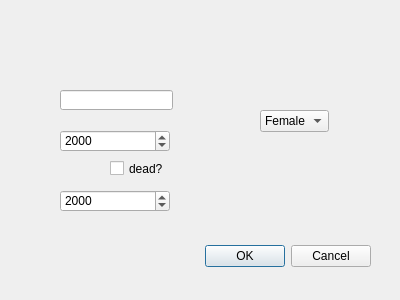
<?xml version="1.0" encoding="UTF-8"?>
<ui version="4.0">
 <class>EditScientistDialog</class>
 <widget class="QDialog" name="EditScientistDialog">
  <property name="geometry">
   <rect>
    <x>0</x>
    <y>0</y>
    <width>400</width>
    <height>300</height>
   </rect>
  </property>
  <property name="windowTitle">
   <string>Dialog</string>
  </property>
  <widget class="QDialogButtonBox" name="buttonBox">
   <property name="geometry">
    <rect>
     <x>30</x>
     <y>240</y>
     <width>341</width>
     <height>32</height>
    </rect>
   </property>
   <property name="orientation">
    <enum>Qt::Horizontal</enum>
   </property>
   <property name="standardButtons">
    <set>QDialogButtonBox::Cancel|QDialogButtonBox::Ok</set>
   </property>
  </widget>
  <widget class="QComboBox" name="comboBox">
   <property name="geometry">
    <rect>
     <x>260</x>
     <y>110</y>
     <width>69</width>
     <height>22</height>
    </rect>
   </property>
   <item>
    <property name="text">
     <string>Female</string>
    </property>
   </item>
   <item>
    <property name="text">
     <string>Male</string>
    </property>
   </item>
  </widget>
  <widget class="QLineEdit" name="Name_Edit">
   <property name="geometry">
    <rect>
     <x>60</x>
     <y>90</y>
     <width>113</width>
     <height>20</height>
    </rect>
   </property>
  </widget>
  <widget class="QDateEdit" name="Birth_Year_Edit">
   <property name="geometry">
    <rect>
     <x>60</x>
     <y>130</y>
     <width>110</width>
     <height>22</height>
    </rect>
   </property>
   <property name="displayFormat">
    <string>yyyy</string>
   </property>
  </widget>
  <widget class="QDateEdit" name="Death_Year_Edit">
   <property name="geometry">
    <rect>
     <x>60</x>
     <y>190</y>
     <width>110</width>
     <height>22</height>
    </rect>
   </property>
   <property name="displayFormat">
    <string>yyyy</string>
   </property>
  </widget>
  <widget class="QCheckBox" name="checkBox">
   <property name="geometry">
    <rect>
     <x>110</x>
     <y>160</y>
     <width>70</width>
     <height>17</height>
    </rect>
   </property>
   <property name="text">
    <string>dead?</string>
   </property>
  </widget>
 </widget>
 <resources/>
 <connections>
  <connection>
   <sender>buttonBox</sender>
   <signal>accepted()</signal>
   <receiver>EditScientistDialog</receiver>
   <slot>accept()</slot>
   <hints>
    <hint type="sourcelabel">
     <x>248</x>
     <y>254</y>
    </hint>
    <hint type="destinationlabel">
     <x>157</x>
     <y>274</y>
    </hint>
   </hints>
  </connection>
  <connection>
   <sender>buttonBox</sender>
   <signal>rejected()</signal>
   <receiver>EditScientistDialog</receiver>
   <slot>reject()</slot>
   <hints>
    <hint type="sourcelabel">
     <x>316</x>
     <y>260</y>
    </hint>
    <hint type="destinationlabel">
     <x>286</x>
     <y>274</y>
    </hint>
   </hints>
  </connection>
 </connections>
</ui>
